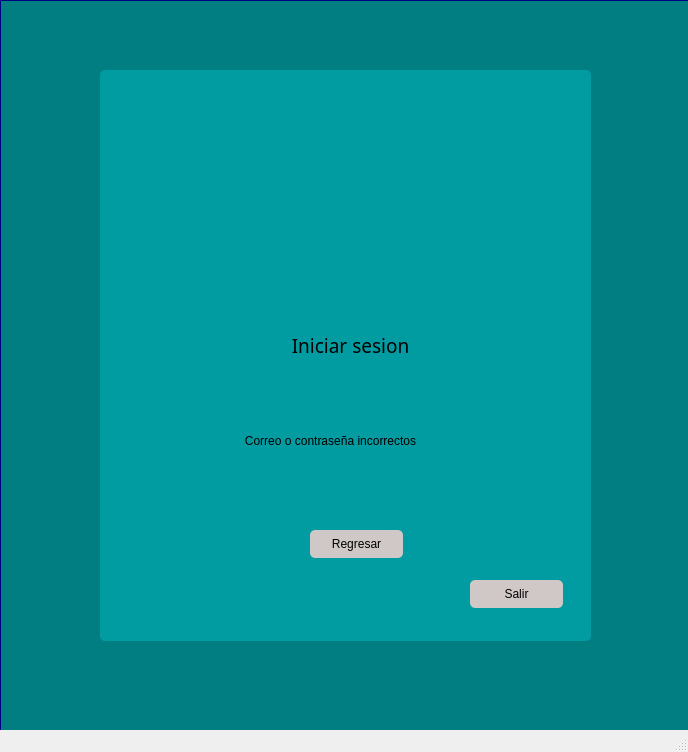
<?xml version="1.0" encoding="UTF-8"?>
<ui version="4.0">
 <class>MainWindow</class>
 <widget class="QMainWindow" name="MainWindow">
  <property name="geometry">
   <rect>
    <x>0</x>
    <y>0</y>
    <width>688</width>
    <height>752</height>
   </rect>
  </property>
  <property name="windowTitle">
   <string>MainWindow</string>
  </property>
  <widget class="QWidget" name="centralwidget">
   <widget class="QFrame" name="frame">
    <property name="geometry">
     <rect>
      <x>0</x>
      <y>0</y>
      <width>691</width>
      <height>731</height>
     </rect>
    </property>
    <property name="styleSheet">
     <string notr="true">background-color: qlineargradient(spread:pad, x1:0, y1:0, x2:1, y2:1, stop:1 rgba(1, 126, 130, 255));

border -radius: 30px;

border: 1px solid #00007f;</string>
    </property>
    <property name="frameShape">
     <enum>QFrame::StyledPanel</enum>
    </property>
    <property name="frameShadow">
     <enum>QFrame::Raised</enum>
    </property>
    <widget class="QFrame" name="frame_2">
     <property name="geometry">
      <rect>
       <x>100</x>
       <y>70</y>
       <width>491</width>
       <height>571</height>
      </rect>
     </property>
     <property name="styleSheet">
      <string notr="true">background-color: qlineargradient(spread:pad, x1:0, y1:0, x2:1, y2:1, stop:1 rgba(1, 156, 161, 255));

border-radius: 5px;
border:none;

box-shadow: 5px 5px 10px rgba(1,1,1,1);</string>
     </property>
     <property name="frameShape">
      <enum>QFrame::StyledPanel</enum>
     </property>
     <property name="frameShadow">
      <enum>QFrame::Raised</enum>
     </property>
     <widget class="QLabel" name="label">
      <property name="geometry">
       <rect>
        <x>150</x>
        <y>40</y>
        <width>201</width>
        <height>191</height>
       </rect>
      </property>
      <property name="styleSheet">
       <string notr="true">border: none</string>
      </property>
      <property name="text">
       <string/>
      </property>
      <property name="pixmap">
       <pixmap>../../../Downloads/pngwing.com.png</pixmap>
      </property>
      <property name="scaledContents">
       <bool>true</bool>
      </property>
     </widget>
     <widget class="QPushButton" name="pushButton">
      <property name="geometry">
       <rect>
        <x>210</x>
        <y>460</y>
        <width>93</width>
        <height>28</height>
       </rect>
      </property>
      <property name="styleSheet">
       <string notr="true">background-color: qlineargradient(spread:pad, x1:0, y1:0, x2:1, y2:1, stop:1 rgba(208, 200, 198, 255));

border-radius: 5px;</string>
      </property>
      <property name="text">
       <string>Regresar</string>
      </property>
     </widget>
     <widget class="QLabel" name="label_2">
      <property name="geometry">
       <rect>
        <x>170</x>
        <y>260</y>
        <width>161</width>
        <height>31</height>
       </rect>
      </property>
      <property name="font">
       <font>
        <family>Franklin Gothic Demi</family>
        <pointsize>14</pointsize>
        <weight>50</weight>
        <bold>false</bold>
       </font>
      </property>
      <property name="text">
       <string>Iniciar sesion</string>
      </property>
      <property name="textFormat">
       <enum>Qt::AutoText</enum>
      </property>
      <property name="alignment">
       <set>Qt::AlignCenter</set>
      </property>
     </widget>
     <widget class="QPushButton" name="pushButton_2">
      <property name="geometry">
       <rect>
        <x>370</x>
        <y>510</y>
        <width>93</width>
        <height>28</height>
       </rect>
      </property>
      <property name="styleSheet">
       <string notr="true">background-color: qlineargradient(spread:pad, x1:0, y1:0, x2:1, y2:1, stop:1 rgba(208, 200, 198, 255));

border-radius: 5px;</string>
      </property>
      <property name="text">
       <string>Salir</string>
      </property>
     </widget>
     <widget class="QLabel" name="label_3">
      <property name="geometry">
       <rect>
        <x>110</x>
        <y>360</y>
        <width>241</width>
        <height>21</height>
       </rect>
      </property>
      <property name="text">
       <string>Correo o contraseña incorrectos</string>
      </property>
      <property name="alignment">
       <set>Qt::AlignCenter</set>
      </property>
     </widget>
    </widget>
   </widget>
  </widget>
  <widget class="QStatusBar" name="statusbar"/>
 </widget>
 <tabstops>
  <tabstop>pushButton</tabstop>
 </tabstops>
 <resources/>
 <connections/>
</ui>
